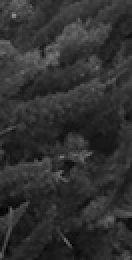
%> input picture HOG/Test/1_7.png, 66 x 130 px (shown 2 times larger)
$ octave --eval "result = test;"   (GNU Octave 9; MATLAB toolbox functions it lacks are replaced by stand-ins)
%> lines starting %> are read from the running program, lines starting %| are printed output that depends on the picture
### HOG/Main.m
function [ final ] = Untitled(img)

% img=imread('1_10.png');
[m n]=size(img);
img=imresize(img,[128 128]);
% imshow(img);
img=double(img);
img=imgaussfilt(img,2);


Gx = [-1 0 +1; -2 0 +2; -1 0 +1];
Ix = imfilter(img, double(Gx), 'conv', 'replicate');
Gy = [-1 -2 -1; 0 0 0; +1 +2 +1];
Iy = imfilter(img, double(Gy), 'conv', 'replicate');
% figure,imshow(Ix);
% figure,imshow(Iy);


gmag = sqrt(Ix.^2 + Iy.^2);
gdir = atan2(Iy,Ix)*180/pi;
gdir=abs(gdir);
% figure,imshow(uint8(gmag));

Blocks=Blocking(gdir);
Blocks_mag=Blocking(gmag);
Blocks1=cell(2,2);
Blocks2=cell(2,2);
sz=size(Blocks);
sz1=size(Blocks_mag);
for i=1:sz(1)
    for j=1:sz(2)
        Blocks1{i,j}=mat2cell(Blocks{i,j},[8,8],[8,8]);
    end
end
%%%%%%%%%%%%%%%%%%% for magnitude %%%%%%%%%%%%%%%%
for i=1:sz1(1)
    for j=1:sz1(2)
        Blocks2{i,j}=mat2cell(Blocks_mag{i,j},[8,8],[8,8]);
    end
end

%%%%%%%%%%%%%%%%%%%%%%%%%%%%%%%%%%%%%%%%%%%%%%%%%%%
final=zeros(1,1);
fe=Histogram(Blocks1,Blocks2);
sz2=size(Blocks1);
for i=1:sz2(1)
    for j=1:sz2(2)
        f2=cell2mat(fe{i,j});
        f2=f2(:);
        f2=flipud(f2);
        final=[f2;final];
    end
end
final=flipud(final);
final=final(2:end,:);

end


%if temp1>=0 && temp1<10
%bin(1,1)=bin(1,1)+temp2;

### HOG/Blocking.m
function [ Blocks ] = Untitled(mat)
[m, n]=size(mat);
overlap=8;
block_size=16;
step=block_size-overlap;
if mod((m-overlap),block_size)~=0
    mat(:,end+1)=0;
    stop=(m-overlap)-1;
end

if mod((n-overlap),block_size)~=0
    mat(end+1,:)=0;
    stop=(m-overlap)-1;
end

Blocks=cell(2,2);

counti = 0;
for i = 1:step:stop
    counti = counti + 1;
    countj = 0;
    for j = 1:step:stop
        countj = countj + 1;
        Blocks{counti,countj} = mat(i:(i+block_size-1),j:(j+block_size-1));
    end
end


end

### HOG/Histogram.m
function [ Finalcell ] = Untitled( Blocks1,Blocks2 )

sz1=size(Blocks1);
bin_size=20;
Finalcell=cell(2,2);

for k=1:sz1(1)
    for l=1:sz1(2)
        temo1=Blocks1{k,l};
        temo2=Blocks2{k,l};

        f_vectors=cell(2,2);
        for h=1:2
            for g=1:2

                tempo1=Blocks1{k,l}{h,g};
                tempo2=Blocks2{k,l}{h,g};


                bin=zeros(9,1);
                for i=1:8
                    for j=1:8
                        temp1=tempo1(i,j);
                        temp2=tempo2(i,j);
                        if temp1>=0 && temp1<10
                            bin(1,1)=bin(1,1)+temp2;

                        elseif temp1>=10 && temp1<30
                            d1=30-temp1;
                            d2=temp1-10;
                            g1=d1/bin_size;
                            g2=d2/bin_size;
                            val_1=temp2*g1;
                            val_2=temp2*g2;
                            bin(2,1)=bin(2,1)+val_2;
                            bin(1,1)=bin(1,1)+val_1;


                        elseif temp1>=30 && temp1<50
                            d1=50-temp1;
                            d2=temp1-30;
                            g1=d1/bin_size;
                            g2=d2/bin_size;
                            val_1=temp2*g1;
                            val_2=temp2*g2;
                            bin(3,1)=bin(3,1)+val_2;
                            bin(2,1)=bin(2,1)+val_1;
                        elseif temp1>=50 && temp1<70
                            d1=70-temp1;
                            d2=temp1-50;
                            g1=d1/bin_size;
                            g2=d2/bin_size;
                            val_1=temp2*g1;
                            val_2=temp2*g2;
                            bin(4,1)=bin(4,1)+val_2;
                            bin(3,1)=bin(3,1)+val_1;

                        elseif temp1>=70 && temp1<90
                            d1=90-temp1;
                            d2=temp1-70;
                            g1=d1/bin_size;
                            g2=d2/bin_size;
                            val_1=temp2*g1;
                            val_2=temp2*g2;
                            bin(5,1)=bin(5,1)+val_2;
                            bin(4,1)=bin(4,1)+val_1;

                        elseif temp1>=90 && temp1<110
                            d1=110-temp1;
                            d2=temp1-90;
                            g1=d1/bin_size;
                            g2=d2/bin_size;
                            val_1=temp2*g1;
                            val_2=temp2*g2;
                            bin(6,1)=bin(6,1)+val_2;
                            bin(5,1)=bin(5,1)+val_1;

                        elseif temp1>=110 && temp1<130
                            d1=130-temp1;
                            d2=temp1-110;
                            g1=d1/bin_size;
                            g2=d2/bin_size;
                            val_1=temp2*g1;
                            val_2=temp2*g2;
                            bin(7,1)=bin(7,1)+val_2;
                            bin(6,1)=bin(6,1)+val_1;

                        elseif temp1>=130 && temp1<150
                            d1=150-temp1;
                            d2=temp1-130;
                            g1=d1/bin_size;
                            g2=d2/bin_size;
                            val_1=temp2*g1;
                            val_2=temp2*g2;
                            bin(8,1)=bin(8,1)+val_2;
                            bin(7,1)=bin(7,1)+val_1;

                        elseif temp1>=150 && temp1<170
                            d1=170-temp1;
                            d2=temp1-150;
                            g1=d1/bin_size;
                            g2=d2/bin_size;
                            val_1=temp2*g1;
                            val_2=temp2*g2;
                            bin(9,1)=bin(9,1)+val_2;
                            bin(8,1)=bin(8,1)+val_1;
                        elseif temp1>=170 && temp1<180
                            bin(9,1)=bin(9,1)+temp2;
                        end

                    end
                end
                s1=sum(bin);
                f_vectors{h,g}=bin./s1;

            end
        end
        Finalcell{k,l}=f_vectors;
    end

end


end

### HOG/train.m
function [ allfv ] = Untitled3( input_args )
allfv=[];
label=[];
hh=8;
nn=5;

for i=1 :hh
    for j=1:nn
        f=[num2str(i-1),'_',num2str(j),'.png'];
        filename = strcat('C:\Users\MRM\Documents\MATLAB\ComputerVision\HOG\TestingData\',f);
        I = imread(filename);
        [fv]=Main(I);
        allfv=[allfv fv];
        label=[label;i-1];
    end
end


save('allfv.mat','allfv');
end
%allfv
%label

### HOG/test.m
function [ result ] = test()
clc
allfv=[];
track=0;
sector=0;
load('allfv.mat','allfv');
path = 'C:\Users\MRM\Documents\MATLAB\ComputerVision\HOG\Test\1_7.png';
img=imread(path);
%> img is the input picture: size 130x66 uint8; min 0, max 141, mean 48.6
f_v = Main(img);
%> in Untitled, `img=imresize(img,[128 128]);`:
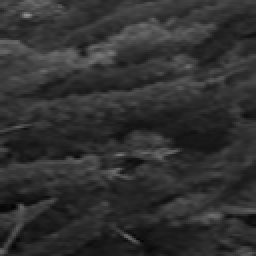
%> img: size 128x128 uint8 (shown 2 times larger); min 0, max 148, mean 48.6
%> in Untitled, `img=imgaussfilt(img,2);`:
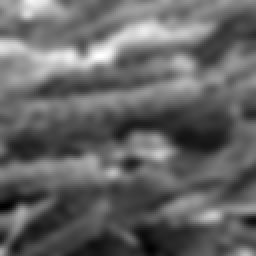
%> img: size 128x128 double (shown 2 times larger); min 16.43, max 97.58, mean 48.6; drawn with min black and max white
%> in Untitled, `Ix = imfilter(img, double(Gx), 'conv', 'replicate');`:
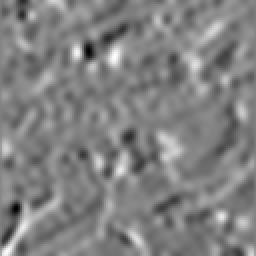
%> Ix: size 128x128 double (shown 2 times larger); min -65.59, max 63.95, mean 0.3; drawn with min black and max white
%> in Untitled, `Iy = imfilter(img, double(Gy), 'conv', 'replicate');`:
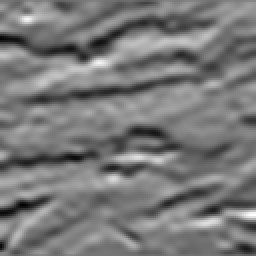
%> Iy: size 128x128 double (shown 2 times larger); min -78.71, max 90.02, mean 1.5; drawn with min black and max white
%> in Untitled, `gdir = atan2(Iy,Ix)*180/pi;`:
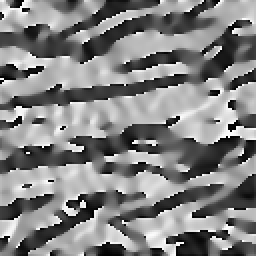
%> gdir: size 128x128 double (shown 2 times larger); min -180, max 180, mean 4.8; drawn with min black and max white
%> in Untitled, `mat(end+1,:)=0;`:
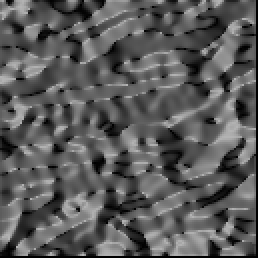
%> mat: size 129x129 double (shown 2 times larger); min 0, max 180, mean 90.4
%> after the loop in Untitled, `for i = 1:step:stop`: Blocks = 225 items
%> in Untitled (call 2), `mat(end+1,:)=0;`:
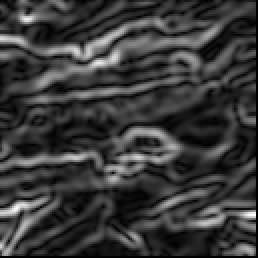
%> mat: size 129x129 double (shown 2 times larger); min 0, max 90.13, mean 20.5; drawn with min black and max white
%> in Untitled, `sz=size(Blocks);`: sz = [15 15]
%> the loop in Untitled, `for i=1:sz(1)` made 15 passes
%> after the loop in Untitled, `for i=1:sz(1)`: Blocks1 = 225 items
%> the loop in Untitled, `for i=1:sz1(1)` made 15 passes
%> in Untitled, `sz1=size(Blocks1);`: sz1 = [15 15]
%> the loop in Untitled, `for k=1:sz1(1)` made 15 passes
%> after the loop in Untitled, `for k=1:sz1(1)`: Finalcell = 225 items; bin = [53.49; 126.9; 330; 717.5; 596.1; 268.1; 78.46; 51.91; 21.05]; d1 = 1.12; d2 = 18.88; f_vectors = 4 items; g1 = 0.0561; g2 = 0.944; val_1 = 1.26; val_2 = 21.2
%> in Untitled, `fe=Histogram(Blocks1,Blocks2);`: fe = 225 items
%> in Untitled, `sz2=size(Blocks1);`: sz2 = [15 15]
%> the loop in Untitled, `for i=1:sz2(1)` made 15 passes
%> after the loop in Untitled, `for i=1:sz2(1)`: final = 8101 values, max 0.742 at index 7016, min 0 at index 10, mean 0.111
%> in Untitled, `final=flipud(final);`: final = 8101 values, max 0.742 at index 555, min 0 at index 1, mean 0.111
%> in Untitled, `final=final(2:end,:);`: final = 8100 values, max 0.742 at index 554, min 0 at index 61, mean 0.111
%> f_v has the same summary as final in Untitled
%> the run ends on the next line
f_t = train;
dist=[];
min_dist=15;
result=1;
for i=1:40
    temp1=f_t(:,i);
    temp2=f_v;
    dist = temp1 - temp2;
    dist = power(dist,2);
    dist = sum(dist);
    dist = sqrt(dist);
    if(dist<min_dist)
        min_dist = dist;
        result=0;
    end
end
% min_dist
% position
% strcat('this number dont matched with any number',32,floor((position-1)/10)+48)
end
